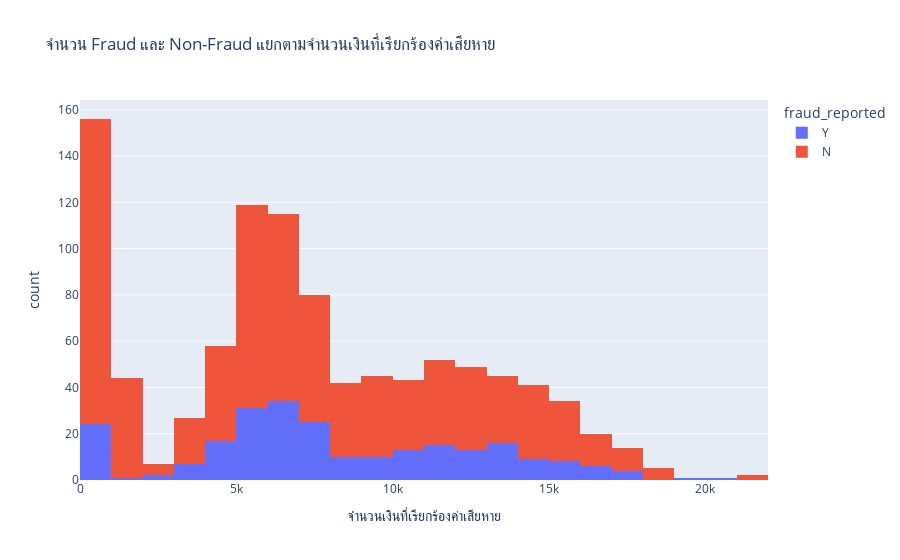

The notebook cell saved with this chart:
### Code cell
fig = px.histogram(df, x="injury_claim", color='fraud_reported',title='จำนวน Fraud และ Non-Fraud แยกตามจำนวนเงินที่เรียกร้องค่าเสียหาย',
                  labels={'injury_claim': 'จำนวนเงินที่เรียกร้องค่าเสียหาย', 'count': 'จำนวน',
                     'fraud_status': 'สถานะ'})
fig.show()

### Figure 1 — Plotly figure (JSON) as saved in the notebook; plotly's stock layout.template omitted (floating-point values rounded to 4 significant figures; data arrays with more than 128 entries replaced by an {"elided": "..."} marker saying what was removed)
{"data": [{"alignmentgroup": "True", "bingroup": "x", "hovertemplate": "fraud_reported=Y<br>จำนวนเงินที่เรียกร้องค่าเสียหาย=%{x}<br>count=%{y}<extra></extra>", "legendgroup": "Y", "marker": {"color": "#636efa", "pattern": {"shape": ""}}, "name": "Y", "offsetgroup": "Y", "orientation": "v", "showlegend": true, "type": "histogram", "x": {"elided": "247 int values"}, "xaxis": "x", "yaxis": "y"}, {"alignmentgroup": "True", "bingroup": "x", "hovertemplate": "fraud_reported=N<br>จำนวนเงินที่เรียกร้องค่าเสียหาย=%{x}<br>count=%{y}<extra></extra>", "legendgroup": "N", "marker": {"color": "#EF553B", "pattern": {"shape": ""}}, "name": "N", "offsetgroup": "N", "orientation": "v", "showlegend": true, "type": "histogram", "x": {"elided": "753 int values"}, "xaxis": "x", "yaxis": "y"}], "layout": {"barmode": "relative", "legend": {"title": {"text": "fraud_reported"}, "tracegroupgap": 0}, "title": {"text": "จำนวน Fraud และ Non-Fraud แยกตามจำนวนเงินที่เรียกร้องค่าเสียหาย"}, "xaxis": {"anchor": "y", "domain": [0, 1], "title": {"text": "จำนวนเงินที่เรียกร้องค่าเสียหาย"}}, "yaxis": {"anchor": "x", "domain": [0, 1], "title": {"text": "count"}}}}
